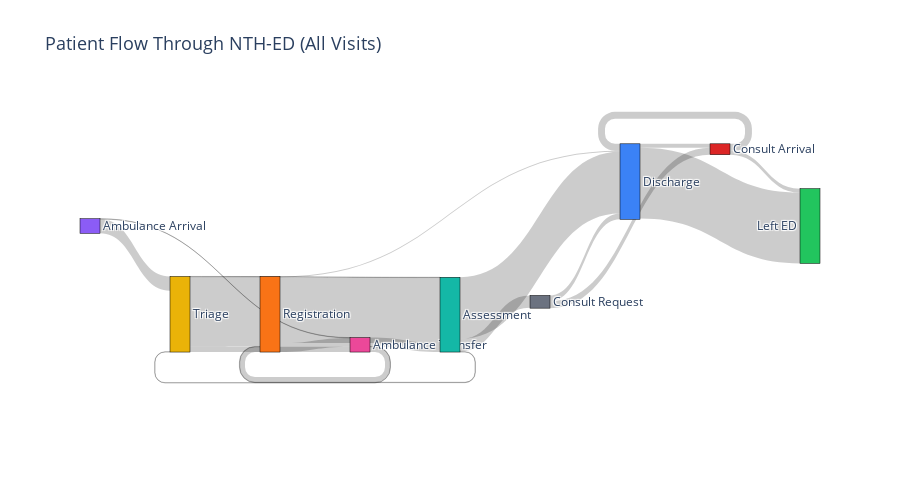

This figure's notebook cell:
### Markdown cell above
## Cell 8: Display Sankey Diagram for All Patients

### Code cell
# Create and display Sankey diagram
fig_sankey = create_sankey_diagram(
    dfg_all, 
    title="Patient Flow Through NTH-ED (All Visits)",
    min_edge_count=50
)
fig_sankey.show()

### Figure 1 — Plotly figure (JSON) as saved in the notebook; plotly's stock layout.template omitted (floating-point values rounded to 4 significant figures)
{"data": [{"link": {"customdata": ["Discharge → Left ED<br>Count: 14,972<br>Median: 7 min", "Triage → Registration<br>Count: 14,802<br>Median: 6 min", "Registration → Discharge<br>Count: 222<br>Median: 88 min", "Ambulance Arrival → Triage<br>Count: 3,032<br>Median: 7 min", "Triage → Ambulance Transfer<br>Count: 1,122<br>Median: 6 min", "Ambulance Transfer → Registration<br>Count: 1,101<br>Median: 2 min", "Registration → Assessment<br>Count: 13,872<br>Median: 35 min", "Assessment → Discharge<br>Count: 13,062<br>Median: 92 min", "Assessment → Consult Request<br>Count: 2,634<br>Median: 136 min", "Consult Request → Consult Arrival<br>Count: 1,470<br>Median: 107 min", "Consult Arrival → Discharge<br>Count: 1,466<br>Median: 32 min", "Consult Request → Discharge<br>Count: 1,228<br>Median: 129 min", "Discharge → Consult Arrival<br>Count: 833<br>Median: 4 min", "Consult Arrival → Left ED<br>Count: 839<br>Median: 142 min", "Registration → Ambulance Transfer<br>Count: 1,874<br>Median: 1 min", "Ambulance Transfer → Assessment<br>Count: 1,880<br>Median: 29 min", "Triage → Assessment<br>Count: 68<br>Median: 4 min", "Assessment → Registration<br>Count: 84<br>Median: 3 min", "Ambulance Arrival → Ambulance Transfer<br>Count: 62<br>Median: 0 min", "Ambulance Transfer → Triage<br>Count: 58<br>Median: 248 min"], "hovertemplate": "%{customdata}<extra></extra>", "source": [0, 2, 3, 4, 2, 5, 3, 6, 6, 7, 8, 7, 0, 8, 3, 5, 2, 6, 4, 5], "target": [1, 3, 0, 2, 5, 3, 6, 0, 7, 8, 0, 0, 8, 1, 5, 6, 6, 3, 5, 2], "value": [14972, 14802, 222, 3032, 1122, 1101, 13872, 13062, 2634, 1470, 1466, 1228, 833, 839, 1874, 1880, 68, 84, 62, 58]}, "node": {"color": ["#3B82F6", "#22C55E", "#EAB308", "#F97316", "#8B5CF6", "#EC4899", "#14B8A6", "#6B7280", "#DC2626"], "label": ["Discharge", "Left ED", "Triage", "Registration", "Ambulance Arrival", "Ambulance Transfer", "Assessment", "Consult Request", "Consult Arrival"], "line": {"color": "black", "width": 0.5}, "pad": 15, "thickness": 20}, "type": "sankey"}], "layout": {"font": {"size": 12}, "height": 500, "title": {"font": {"size": 18}, "text": "Patient Flow Through NTH-ED (All Visits)"}}}
